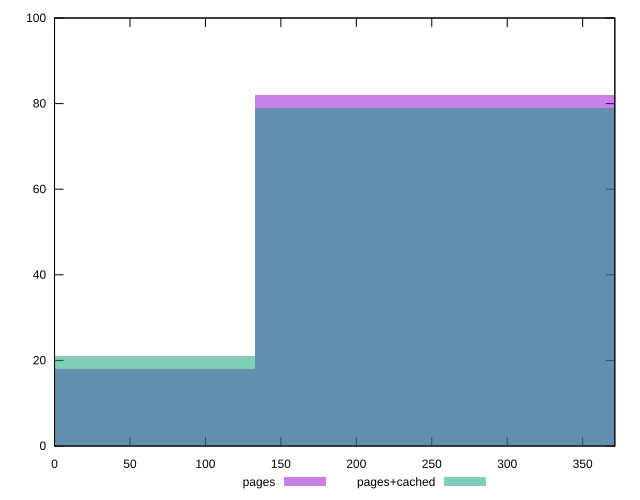

Write gnuplot code to recreate this figure.
reset

$pages <<EOF
265.2002964330856 82
0 18
EOF

$pagesCached <<EOF
265.2002964330856 79
0 21
EOF

set key outside below
set boxwidth 265.2002964330856
set xrange [0:371.298]
set yrange [0:100]
set trange [0:100]
set style fill transparent solid 0.5 noborder
set terminal svg size 640, 500 enhanced background rgb 'white'
set output "report_00019_2021-02-10T18-14-37.922Z//uses-rel-preconnect/comparison/histogram/0_vs_1.svg"

plot $pages title "pages" with boxes, \
     $pagesCached title "pages+cached" with boxes

reset
